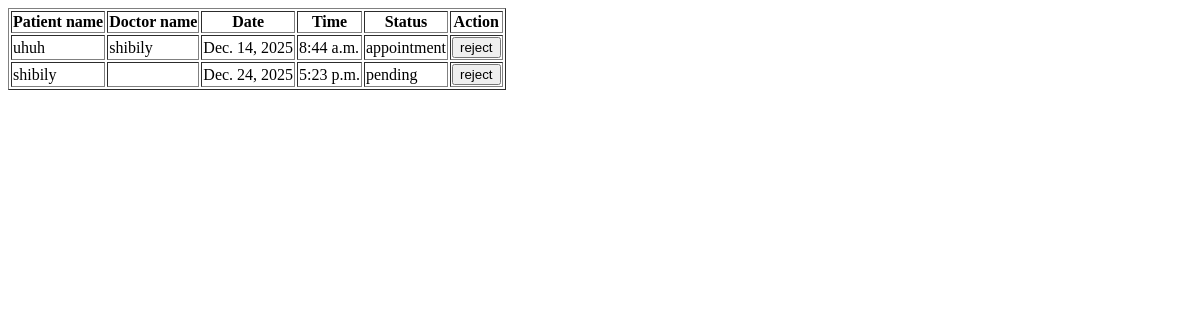
The app's page /appointment, older data.
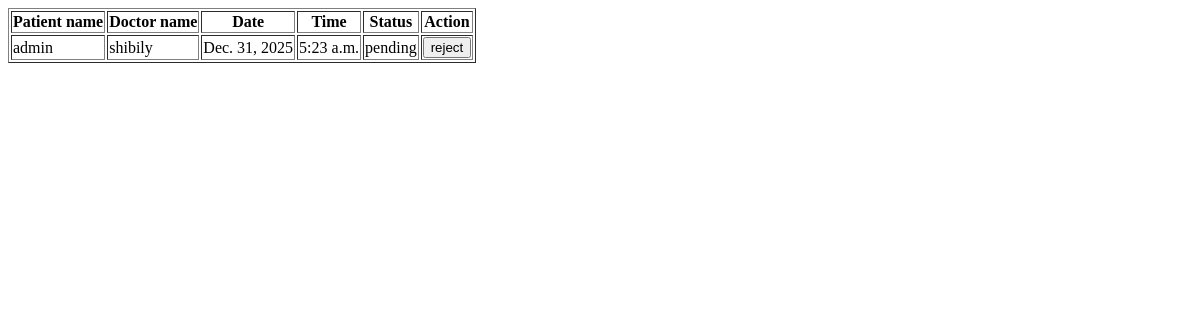
The same page, newer data.
### braintumourapp/models.py (models this page shows)
class appointmentmodel(models.Model):
    PATIENTID=models.ForeignKey(patientmodel,on_delete=models.CASCADE,null=True,blank=True)
    DOCTORID=models.ForeignKey(doctormodel,on_delete=models.CASCADE,null=True,blank=True)
    date=models.DateField(null=True,blank=True)
    time=models.TimeField(null=True,blank=True)
    status=models.CharField(max_length=100,null=True,blank=True)

class patientmodel(models.Model):
    LOGINID=models.ForeignKey(loginModel,on_delete=models.CASCADE,null=True,blank=True)
    name=models.CharField(max_length=100,null=True,blank=True)
    email=models.CharField(max_length=100,null=True,blank=True)
    phone=models.BigIntegerField(null=True,blank=True)
    age=models.IntegerField(null=True,blank=True)
    gender=models.CharField(max_length=100,null=True,blank=True)

class doctormodel(models.Model):
    LOGINID=models.ForeignKey(loginModel,on_delete=models.CASCADE,null=True,blank=True)
    name=models.CharField(max_length=100,null=True,blank=True)
    phone=models.BigIntegerField(null=True,blank=True)
    address=models.CharField(max_length=100,null=True,blank=True)
    gender=models.CharField(max_length=100,null=True,blank=True)
    specialisation=models.CharField(max_length=100,null=True,blank=True)
    hospitalname=models.CharField(max_length=100,null=True,blank=True)
    age=models.IntegerField(null=True,blank=True)

### braintumourapp/views.py (the view)
# urls.py: path('appointment',appointment.as_view(),name='appointment'),
class appointment(View):
    def get(self,request):
        s=appointmentmodel.objects.all()
        return render(request,'DOCTOR/appointment.html',{'doctor':s})

### templates/DOCTOR/appointment.html (shortened to what this page needs)
<!DOCTYPE html>
<html lang="en">
<head>
</head>
<body>
    <table border="1">
    <tr>
        <th>Patient name</th>
        <th>Doctor name</th>
        <th>Date</th>
        <th>Time</th>
        <th>Status</th>
        <th>Action</th>
    </tr>
    {% for i in doctor %}
    <tr>
        <td>{{i.PATIENTID.name}}</td>
        <td>{{i.DOCTORID.name}}</td>
        <td>{{i.date}}</td>
        <td>{{i.time}}</td>
        <td>{{i.status}}</td>
        <td>
            {% if i.status == "appointment" %}
            <a href="/rejectappointment/{{i.id}}"><button type="submit">reject</button></a>
             {% elif i.status == "rejected" %}
            <a href="/acceptappointment/{{i.id}}"><button>Accept</button></a>
         {% else %}
            <a href="/rejectappointment/{{i.id}}"><button type="submit">reject</button></a></td>
           {% endif %}
    </tr>
    {% endfor %}
</body>
</html>

Row changes from the older to the newer data that the page shows:
removed appointmentmodel: PATIENTID.name "uhuh", DOCTORID.name "shibily", date "Dec. 14, 2025", time "8:44 a.m.", status "appointment"
removed appointmentmodel: PATIENTID.name "shibily", date "Dec. 24, 2025", time "5:23 p.m.", status "pending"
added appointmentmodel: PATIENTID.name "admin", DOCTORID.name "shibily", date "Dec. 31, 2025", time "5:23 a.m.", status "pending"
